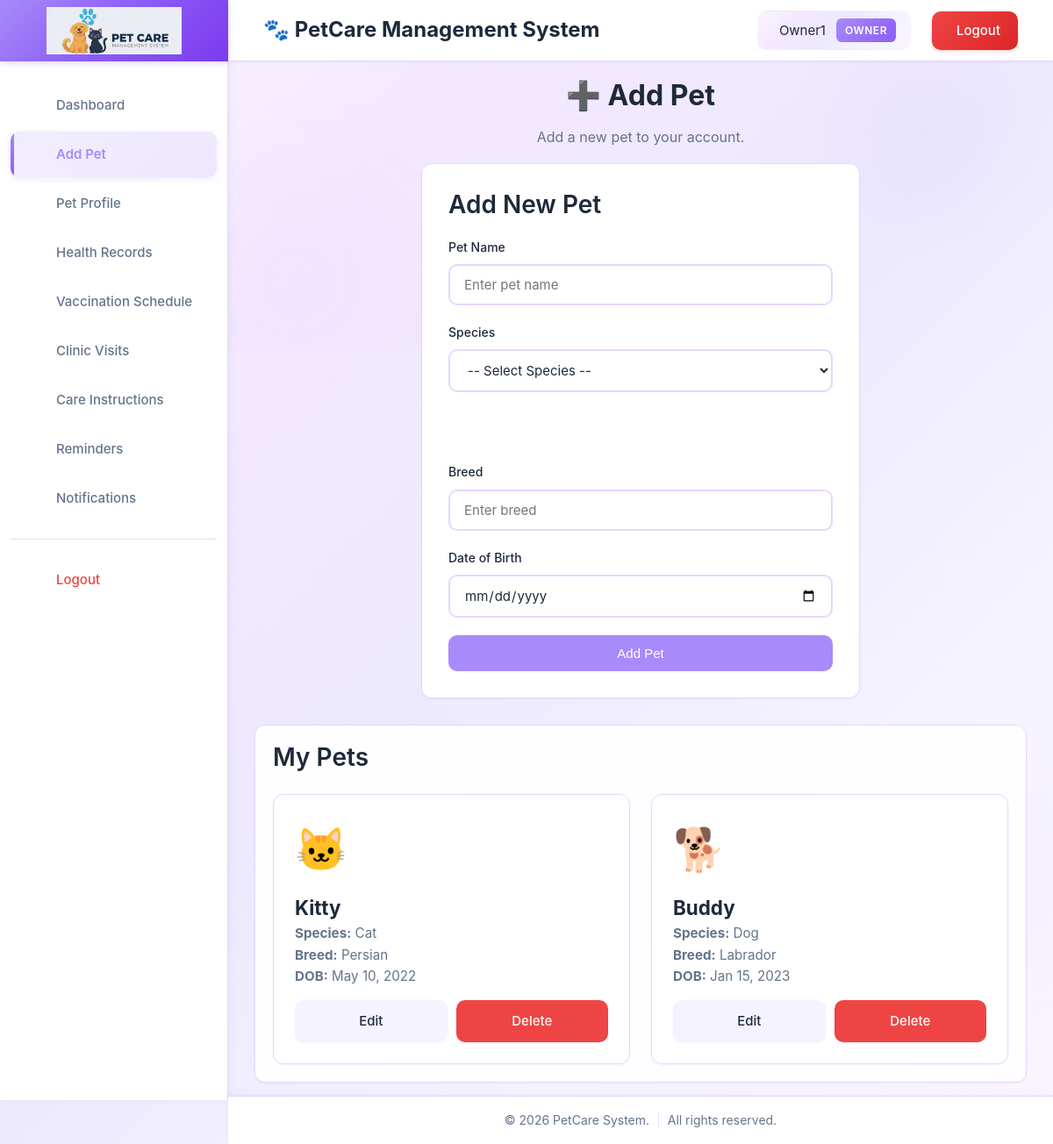
/owner/add_pet.php (signed in), run on the app's committed database.
### tables this page shows
CREATE TABLE IF NOT EXISTS pets (
  id INT AUTO_INCREMENT PRIMARY KEY,
  owner_id INT NOT NULL,
  name VARCHAR(100) NOT NULL,
  species VARCHAR(50) NOT NULL,
  breed VARCHAR(50),
  dob DATE,
  created_at TIMESTAMP DEFAULT CURRENT_TIMESTAMP,
  updated_at TIMESTAMP DEFAULT CURRENT_TIMESTAMP ON UPDATE CURRENT_TIMESTAMP,
  FOREIGN KEY (owner_id) REFERENCES users(id) ON DELETE CASCADE
);

### owner/add_pet.php (the view, shortened to what this page needs)
<?php
include('../config/db.php');
$owner_id = $_SESSION['user_id'];
$pets_query = mysqli_query($conn, "SELECT * FROM pets WHERE owner_id = '$owner_id' ORDER BY id DESC");
?>
<!DOCTYPE html>
<html lang="en">
<head>
    <?php include('../includes/head.php'); ?>
</head>
<body>
<?php include('../includes/header.php'); ?>
<?php include('../includes/sidebar.php'); ?>
<div class="main-content">
    <center>
        <h1 style="font-size: 2rem; font-weight: 700; color:#1e293b;">➕ Add Pet</h1>
        <p style="color:#64748b;">Add a new pet to your account.</p>
    </center>
    <div class="form-container">
        <h2 style="margin-bottom:20px;">Add New Pet</h2>
        <form method="POST" action="save_pet.php">
            <div class="form-group">
                <label>Pet Name</label>
                <input type="text" name="pet_name" placeholder="Enter pet name" required>
            </div>
            <div class="form-group">
                <label>Species</label>
                <select name="species" id="species" required onchange="updatePetIcon()">
                    <option value="">-- Select Species --</option>
                </select>
                <div id="pet-icon-preview" style="font-size: 3rem; text-align: center; margin-top: 10px; min-height: 50px;"></div>
            </div>
            <div class="form-group">
                <label>Breed</label>
                <input type="text" name="breed" placeholder="Enter breed" required>
            </div>
            <div class="form-group">
                <label>Date of Birth</label>
                <input type="date" name="dob" required>
            </div>
            <button class="btn btn-primary" style="width:100%;">Add Pet</button>
        </form>
    </div>
    <div class="card">
        <h2 style="margin-bottom:20px;">My Pets</h2>
        <?php if (mysqli_num_rows($pets_query) > 0): ?>
            <div class="pets-grid">
                <?php while($pet = mysqli_fetch_assoc($pets_query)): ?>
                    <?php
                        $species = $pet['species'];
                        $iconMap = [
                            'Dog' => '🐕',
                            'Cat' => '🐱',
                            'Bird' => '🐦',
                            'Parrot' => '🦜',
                            'Rabbit' => '🐰',
                            'Hamster' => '🐹',
                            'Fish' => '🐠',
                            'Turtle' => '🐢',
                            'Snake' => '🐍',
                            'Lizard' => '🦎',
                            'Guinea Pig' => '🐹',
                            'Ferret' => '🦡'
                        ];
                        $icon = $iconMap[$species] ?? '🐾';
                    ?>
                    <div class="pet-card">
                        <div class="pet-icon"><?= $icon ?></div>
                        <div class="pet-name"><?= htmlspecialchars($pet['name']) ?></div>
                        <div class="pet-info"><strong>Species:</strong> <?= htmlspecialchars($pet['species']) ?></div>
                        <div class="pet-info"><strong>Breed:</strong> <?= htmlspecialchars($pet['breed']) ?></div>
                        <div class="pet-info"><strong>DOB:</strong> <?= date('M d, Y', strtotime($pet['dob'])) ?></div>
                        <div class="pet-actions">
                            <a href="update_pet_details.php?id=<?= $pet['id'] ?>" class="btn btn-secondary" style="flex:1;">Edit</a>
                            <a href="delete_pet.php?id=<?= $pet['id'] ?>" class="btn btn-danger" style="flex:1;"
                               onclick="return confirm('Delete this pet?')">Delete</a>
                        </div>
                    </div>
                <?php endwhile; ?>
            </div>
        <?php else: ?>
            <p style="text-align:center; padding:20px; color:var(--text-muted);">
                No pets added yet.
            </p>
        <?php endif; ?>
    </div>
</div>
<?php include('../includes/footer.php'); ?>
</body>
</html>

### owner/add_pet.php (style rules this page uses)
.form-container { background: var(--bg-primary); padding: 30px; border-radius: var(--radius-lg); box-shadow: var(--shadow-sm); border: 1px solid var(--border-color); margin-bottom: 30px; max-width: 500px; margin-left: auto; margin-right: auto; }
.pets-grid { display:grid; grid-template-columns:repeat(auto-fill,minmax(280px,1fr)); gap:24px; margin-top:24px; }
.pet-card { background:var(--bg-primary); padding:24px; border-radius:var(--radius-lg); box-shadow:var(--shadow-sm); border:1px solid var(--border-color); transition:0.3s; }
.pet-icon { font-size:3rem; margin-bottom:10px; }
.pet-name { font-size:1.4rem; font-weight:700; color:var(--text-primary); }
.pet-info { font-size:0.95rem; color:var(--text-secondary); }
.pet-actions { margin-top:15px; display:flex; gap:10px; }

### data on the page
pets: species "🐱", name "Kitty", species "Cat", breed "Persian", dob "May 10, 2022"
pets: species "🐕", name "Buddy", species "Dog", breed "Labrador", dob "Jan 15, 2023"

### other printed values
$app_name "PetCare Management System"
$user_name "Owner1"
$user_role "OWNER"
